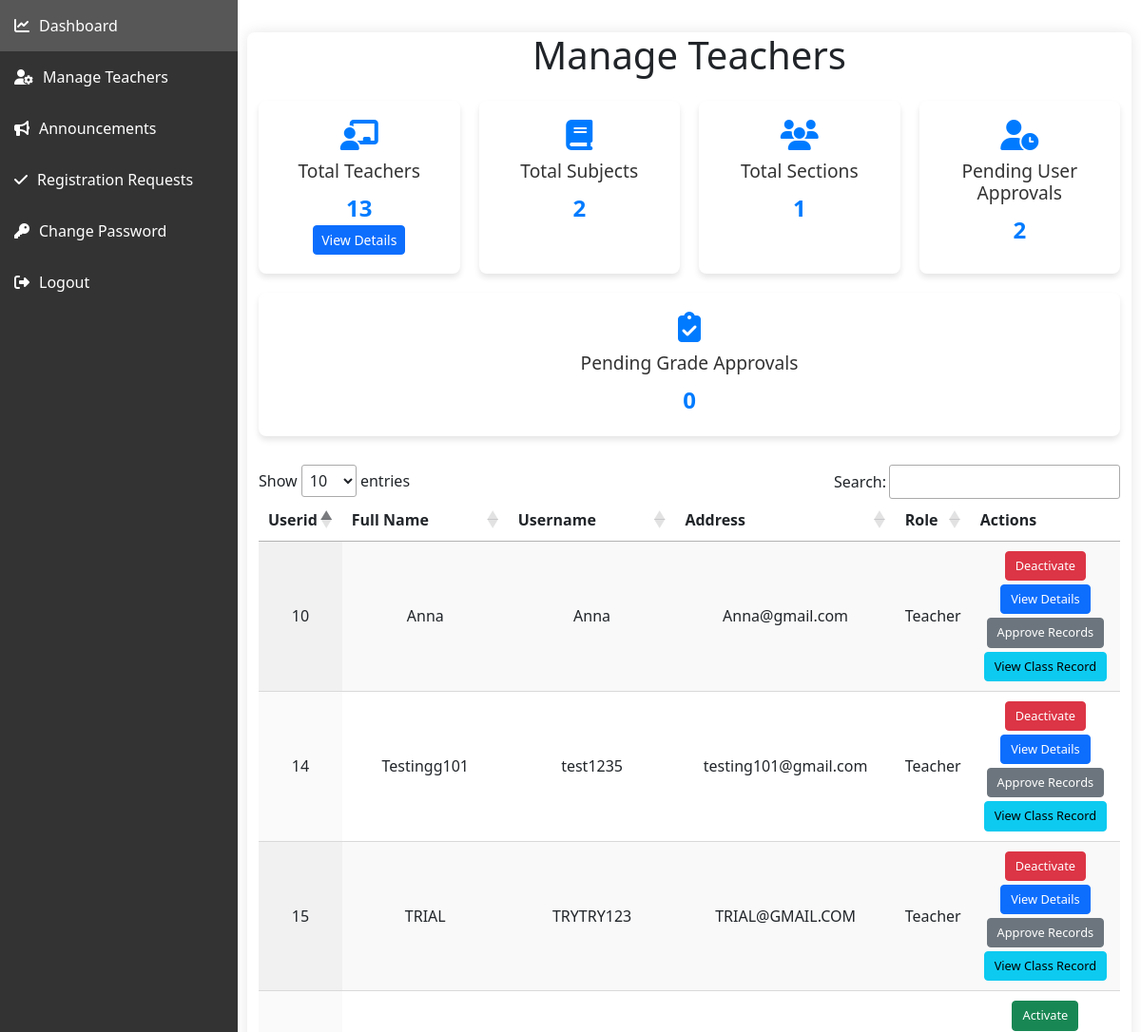
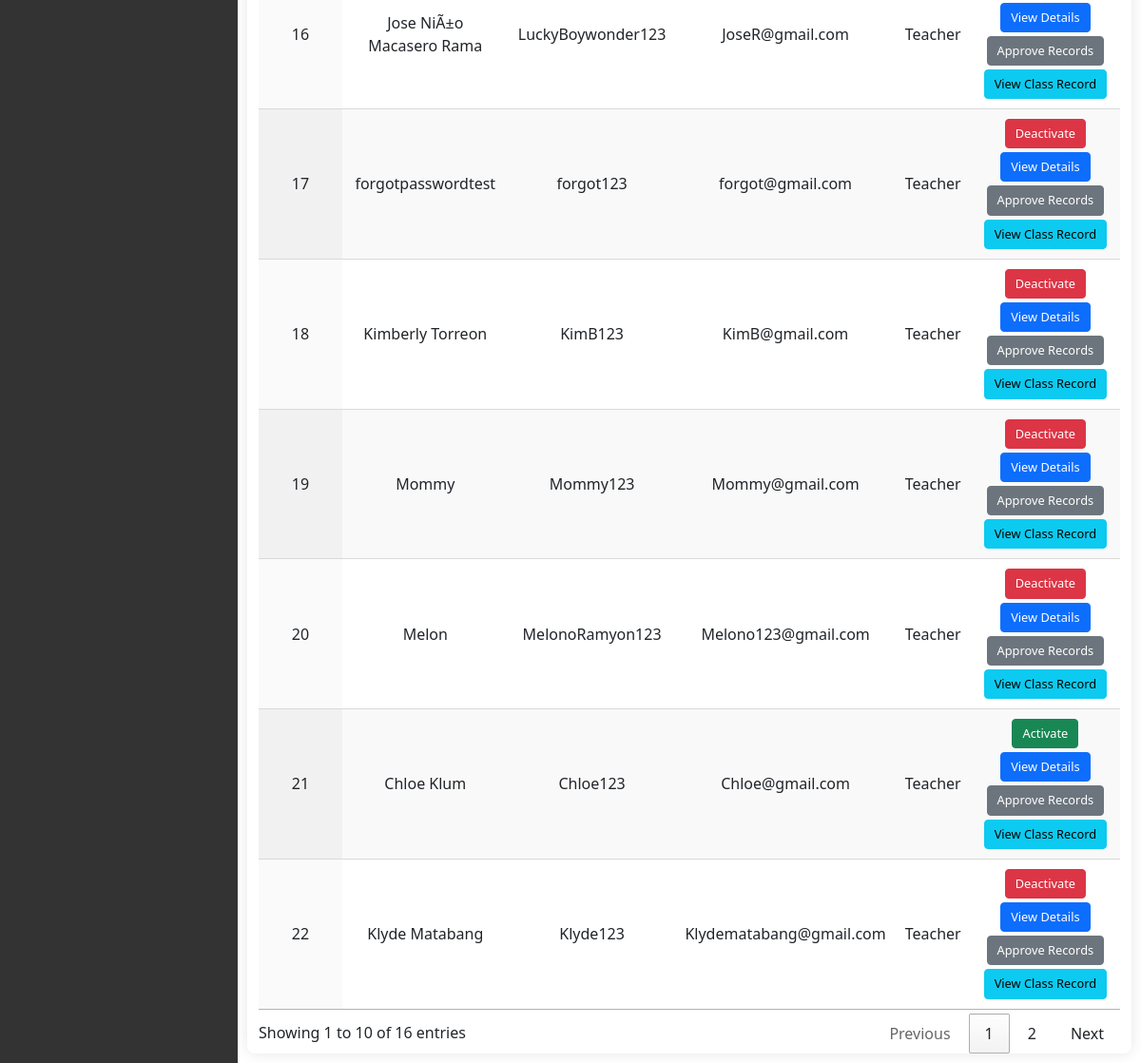
/Home/manage_user.php, run on the app's committed database (2 pictures, top to bottom).
### tables this page shows
CREATE TABLE `user` (
  `userid` int(11) NOT NULL,
  `name` varchar(36) NOT NULL,
  `username` varchar(36) NOT NULL,
  `address` varchar(36) NOT NULL,
  `role` varchar(36) NOT NULL,
  `security_question` int(11) DEFAULT NULL,
  `security_answer` varchar(255) DEFAULT NULL,
  `status` enum('pending','approved','rejected') DEFAULT 'pending',
  `security_question_id` int(11) DEFAULT NULL,
  `hashed_password` varchar(255) DEFAULT NULL,
  `handled_subjects` int(11) DEFAULT 0,
  `handled_sections` int(11) DEFAULT 0
);

### Home/manage_user.php (the view, shortened to what this page needs)
<?php
include_once("../LoginRegisterAuthentication/connection.php");
include_once("headeradmin.php");
$totalTeachersQuery = "SELECT COUNT(*) as total_teachers FROM user WHERE role = 'Teacher' AND status = 'approved'";
$totalTeachersResult = mysqli_query($connection, $totalTeachersQuery);
$totalTeachers = mysqli_fetch_assoc($totalTeachersResult)['total_teachers'];
$totalSubjectsQuery = "SELECT COUNT(DISTINCT description) as total_subjects FROM student_subjects";
$totalSubjectsResult = mysqli_query($connection, $totalSubjectsQuery);
$totalSubjects = mysqli_fetch_assoc($totalSubjectsResult)['total_subjects'];
$totalSectionsQuery = "SELECT COUNT(DISTINCT grade_section) as total_sections FROM assessments";
$totalSectionsResult = mysqli_query($connection, $totalSectionsQuery);
$totalSections = mysqli_fetch_assoc($totalSectionsResult)['total_sections'];
$pendingApprovalsQuery = "SELECT COUNT(*) as total_pending_approvals FROM user WHERE status = 'pending'";
$pendingApprovalsResult = mysqli_query($connection, $pendingApprovalsQuery);
$totalPendingApprovals = mysqli_fetch_assoc($pendingApprovalsResult)['total_pending_approvals'];
$pendingGradeApprovalsQuery = "SELECT COUNT(*) as total_pending_grade_approvals FROM grade_approvals WHERE status = 'pending'";
$pendingGradeApprovalsResult = mysqli_query($connection, $pendingGradeApprovalsQuery);
$totalPendingGradeApprovals = mysqli_fetch_assoc($pendingGradeApprovalsResult)['total_pending_grade_approvals'];
$query = "SELECT * FROM user WHERE role != 'Admin'";
$result = mysqli_query($connection, $query);
?>
<!DOCTYPE html>
<html lang="en">
<head>
    <link rel="stylesheet" href="https://cdn.datatables.net/1.12.1/css/jquery.dataTables.min.css">
    <link rel="stylesheet" href="https://cdn.jsdelivr.net/npm/bootstrap@5.3.3/dist/css/bootstrap.min.css">
    <link rel="stylesheet" href="https://cdnjs.cloudflare.com/ajax/libs/font-awesome/6.1.1/css/all.min.css">
</head>
<body>
    <div class="container">
        <h1 class="my-4">Manage Teachers</h1>
        <div class="dashboard-cards">
            <div class="dashboard-card">
                <i class="fas fa-chalkboard-teacher"></i>
                <h3>Total Teachers</h3>
                <p><?php echo $totalTeachers; ?></p>
                <button class="btn btn-primary btn-sm view-details-btn" data-bs-toggle="modal" data-bs-target="#teacherDetailsModal">
                    View Details
                </button>
            </div>
            <div class="dashboard-card">
                <i class="fas fa-book"></i>
                <h3>Total Subjects</h3>
                <p><?php echo $totalSubjects; ?></p>
            </div>
            <div class="dashboard-card">
                <i class="fas fa-users"></i>
                <h3>Total Sections</h3>
                <p><?php echo $totalSections; ?></p>
            </div>
            <div class="dashboard-card">
                <i class="fas fa-user-clock"></i>
                <h3>Pending User Approvals</h3>
                <p><?php echo $totalPendingApprovals; ?></p>
            </div>
            <div class="dashboard-card">
                <i class="fas fa-clipboard-check"></i>
                <h3>Pending Grade Approvals</h3>
                <p><?php echo $totalPendingGradeApprovals; ?></p>
            </div>
        </div>
        <div class="table-container">
            <table id="userTable" class="display">
                <thead>
                    <tr>
                        <th>Userid</th>
                        <th>Full Name</th>
                        <th>Username</th>
                        <th>Address</th>
                        <th>Role</th>
                        <th>Actions</th>
                    </tr>
                </thead>
                <tbody>
                    <?php while ($row = mysqli_fetch_assoc($result)): ?>
                        <tr>
                            <td><?php echo htmlspecialchars($row['userid']); ?></td>
                            <td><?php echo htmlspecialchars($row['name']); ?></td>
                            <td><?php echo htmlspecialchars($row['username']); ?></td>
                            <td><?php echo htmlspecialchars($row['address']); ?></td>
                            <td><?php echo htmlspecialchars($row['role']); ?></td>
                            <td>
                                <?php if ($row['status'] == 'approved'): ?>
                                    <form method="POST" class="d-inline">
                                        <button type="submit" name="deactivate" class="btn btn-danger btn-sm action-btn" onclick="return confirm('Are you sure you want to deactivate this account?');">Deactivate</button>
                                    </form>
                                <?php else: ?>
                                    <form method="POST" class="d-inline">
                                        <button type="submit" name="activate" class="btn btn-success btn-sm action-btn" onclick="return confirm('Are you sure you want to activate this account?');">Activate</button>
                                    </form>
                                <?php endif; ?>
                                <?php if ($row['role'] == 'Teacher'): ?>
                                    <a href="teacher_details.php?id=<?php echo htmlspecialchars($row['userid']); ?>" class="btn btn-primary btn-sm action-btn">View Details</a>
                                    <a href="approve_grades.php?id=<?php echo htmlspecialchars($row['userid']); ?>" class="btn btn-secondary btn-sm action-btn">Approve Records</a>
                                    <a href="view_class_record.php?teacher_id=<?php echo htmlspecialchars($row['userid']); ?>" class="btn btn-info btn-sm action-btn">View Class Record</a>
                                <?php endif; ?>
                            </td>
                        </tr>
                    <?php endwhile; ?>
                </tbody>
            </table>
        </div>
    </div>
    </div>
    </div>
</body>
</html>

### Home/headeradmin.php (shortened to what this page needs)
<!DOCTYPE html>
<html lang="en">
<head>
    <link href="https://cdn.jsdelivr.net/npm/bootstrap@5.3.3/dist/css/bootstrap.min.css" rel="stylesheet">
    <link href="https://cdnjs.cloudflare.com/ajax/libs/font-awesome/6.1.1/css/all.min.css" rel="stylesheet">
</head>
<body>
    <div class="sidebar">
    <a href="adminhomepage.php">
        <i class="fas fa-chart-line"></i>
        <span>Dashboard</span>
        </a>
        <a href="manage_user.php">
            <i class="fas fa-user-cog"></i>
            <span>Manage Teachers</span>
        </a>
        <a href="announcements.php">
        <i class="fas fa-bullhorn"></i>
        <span>Announcements</span>
    </a>
    <a href="adminpendingrequestapproval.php">
        <i class="fas fa-check"></i>
        <span>Registration Requests</span>
    </a>
        <a href="adminmanageaccount.php">
    <i class="fas fa-key"></i>
    <span>Change Password</span>
        </a>
        <a href="logout.php">
            <i class="fas fa-sign-out-alt"></i>
            <span>Logout</span>
        </a>
    </div>
    <div class="main-content">
        <div class="dashboard-header">

### Home/headeradmin.php (style rules this page uses)
body { font-family: 'Poppins', sans-serif; background-color: #f5f5f5; }
.sidebar { width: 60px; background-color: #333; height: 100%; position: fixed; top: 0; left: 0; transition: width 0.3s; overflow-x: hidden; white-space: nowrap; }
.sidebar a { color: #fff; padding: 15px; display: flex; align-items: center; text-decoration: none; transition: background 0.3s; }
.sidebar a span { display: none; margin-left: 10px; }
.main-content { margin-left: 60px; padding: 10px; transition: margin-left 0.3s, width 0.3s; }
.dashboard-header { background-color: #fff; padding: 0px; border-radius: 8px; box-shadow: 0 0 15px rgba(0, 0, 0, 0.1); text-align: center; }
.dashboard-cards { display: flex; justify-content: space-around; margin-top: 20px; }

### Home/manage_user.php (style rules this page uses)
.action-btn { margin: 2px; padding: 5px 10px; font-size: 0.8em; }
.dashboard-cards { display: flex; flex-wrap: wrap; gap: 20px; margin-bottom: 30px; }
.dashboard-card { background-color: #fff; border-radius: 8px; box-shadow: 0 4px 6px rgba(0, 0, 0, 0.1); padding: 20px; flex: 1 1 200px; text-align: center; transition: transform 0.3s ease; }
.dashboard-card i { font-size: 2em; margin-bottom: 10px; color: #007bff; }
.dashboard-card h3 { margin: 0; font-size: 1.2em; color: #333; }
.dashboard-card p { font-size: 1.5em; font-weight: bold; margin: 10px 0 0; color: #007bff; }

### data on the page
user: userid "10", name "Anna", username "Anna", address "Anna@gmail.com", role "Teacher"
user: userid "14", name "Testingg101", username "test1235", address "testing101@gmail.com", role "Teacher"
user: userid "15", name "TRIAL", username "TRYTRY123", address "TRIAL@GMAIL.COM", role "Teacher"
user: userid "16", name "Jose NiÃ±o Macasero Rama", username "LuckyBoywonder123", address "JoseR@gmail.com", role "Teacher"
user: userid "17", name "forgotpasswordtest", username "forgot123", address "forgot@gmail.com", role "Teacher"
user: userid "18", name "Kimberly Torreon", username "KimB123", address "KimB@gmail.com", role "Teacher"
user: userid "19", name "Mommy", username "Mommy123", address "Mommy@gmail.com", role "Teacher"
user: userid "20", name "Melon", username "MelonoRamyon123", address "Melono123@gmail.com", role "Teacher"
user: userid "21", name "Chloe Klum", username "Chloe123", address "Chloe@gmail.com", role "Teacher"
user: userid "22", name "Klyde Matabang", username "Klyde123", address "Klydematabang@gmail.com", role "Teacher"

### other printed values
$totalTeachers "13"
$totalSubjects "2"
$totalSections "1"
$totalPendingApprovals "2"
$totalPendingGradeApprovals "0"
